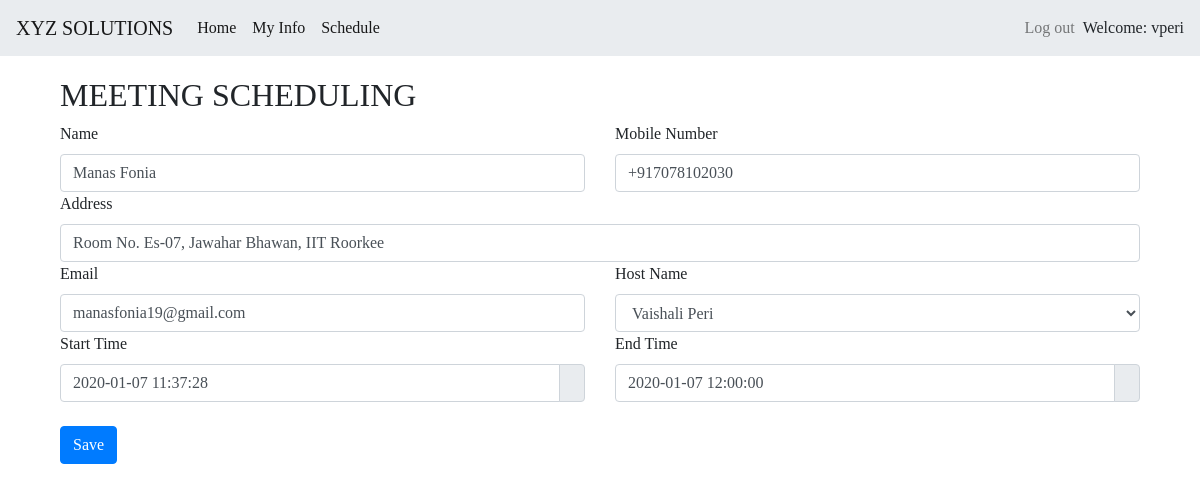
The app's page /accounts/profile/meetings/update/1/ (signed in) with its own data.
### firstapp/models.py (models this page shows, shortened)
class VisitorInfo(models.Model):
    name = models.CharField(max_length=150)
    address = models.CharField(max_length=255)
    phone = PhoneNumberField(null=False, blank=False)
    email = models.EmailField()
    host = models.ForeignKey(EmployeeInfo, on_delete=models.CASCADE)
    timestamp = models.DateTimeField(auto_now_add=True, blank=False)
    checkout = models.DateTimeField(blank=True, null=True)
    start_time = models.DateTimeField(blank=False)
    end_time = models.DateTimeField(blank=False)

### firstapp/views.py (the view)
# urls.py: path('accounts/profile/meetings/update/<int:pk>/', views.UpdateVisitor, name='edit_visitor'),
@login_required(login_url="/")
def UpdateVisitor(request, pk):
    vis_update = VisitorInfo.objects.get(id=pk)
    if request.method == 'GET':
        form = VisitorForm(instance=vis_update)
    else:
        form = VisitorForm(request.POST, instance=vis_update)
        if form.is_valid():
            form.save()
            return redirect('meetings')
    context = {
        'form': form,
    }
    return render(request, "fixmeet.html", context=context)

### firstapp/forms.py
class VisitorForm(forms.ModelForm):
    class Meta:
        model = VisitorInfo
        fields = ('name', 'address', 'phone', 'email', 'host', 'start_time', 'end_time')
        widgets = {
            'name': forms.TextInput(attrs={'class': 'form-control'}),
            'address': forms.TextInput(attrs={'class': 'form-control'}),
            'phone': forms.TextInput(attrs={'class': 'form-control'}),
            'email': forms.TextInput(attrs={'class': 'form-control'}),
            'host': forms.Select(attrs={'class': 'form-control',
                                        'onchange': 'getval(this);'}),
            'start_time': forms.DateTimeInput(attrs={'class': 'form-control'}),
            'end_time':forms.DateTimeInput(attrs={'class': 'form-control'}),
        }

### firstapp/models.py (called while the page is built)
    def __str__(self):
        return self.user.get_full_name()

### firstapp/templates/firstapp/fixmeet.html (shortened to what this page needs)
{% extends "firstapp/base.html" %}
{% block content %}
<form style="margin: 20px 60px 20px 60px;" method="POST" autocomplete="off" name="frm">
    <h2>MEETING SCHEDULING</h2>
    <div class="row">
        <div class="col col-md-6"><label>Name</label>{{ form.name }}</div>
        <div class="col col-md-6"><label>Mobile Number</label>{{ form.phone }}</div>
    </div>
    <div class="row">
        <div class="col col-md-12"><label >Address</label>{{ form.address}}</div>
    </div>
    <div class="row">
        <div class="col col-md-6"><label>Email</label>{{ form.email }}</div>
        <div class="col col-md-6"><label>Host Name</label>{{ form.host }}</div>
    </div>
    <div class="row ">
        <div class="col col-md-6"><label>Start Time</label>
           <div class="input-group date " id="datetimepicker7" data-target-input="nearest">
               {{ form.start_time }}
               <div class="input-group-append" data-target="#datetimepicker7" data-toggle="datetimepicker">
                   <div class="input-group-text"></div>
                </div>
            </div>
            </div>
        <div class="col col-md-6"><label>End Time</label>
            <div class="input-group date" id="datetimepicker8" data-target-input="nearest">
                {{ form.end_time }}
                <div class="input-group-append" data-target="#datetimepicker8" data-toggle="datetimepicker">
                    <div class="input-group-text"></div>
                </div>
            </div>
        </div>
    </div>
    <br>
    <input type="submit" class="btn btn-primary" value="Save">
</form>
{% endblock %}

### firstapp/templates/firstapp/base.html (shortened to what this page needs)
<!DOCTYPE html>
{% load static %}
<html lang="en">
<head>
    <link rel="stylesheet" href="https://stackpath.bootstrapcdn.com/bootstrap/4.3.1/css/bootstrap.min.css">
    <link rel="stylesheet" type="text/css" href="{% static 'css/firstapp.css' %}">
</head>
<body>
<nav class="navbar navbar-expand-lg navbar-light " style="background-color: #e9ecef;">
  <div class="collapse navbar-collapse" id="navbarTogglerDemo01">
    <a class="navbar-brand" href="#">XYZ SOLUTIONS </a>
    <ul class="navbar-nav mr-auto mt-2 mt-lg-0">
      <li class="nav-item active">
        <a class="nav-link" href="{% url 'profile' %}">Home <span class="sr-only">(current)</span></a>
      </li>
        {% if user.is_superuser %}
         <li class="nav-item active">
        <a class="nav-link " href="{% url 'meetings' %}">Schedule</a>
         </li>
        {% else %}
        <li class="nav-item active">
        <a class="nav-link" href="{% url 'user_edit' %}">My Info</a>
       </li>
      <li class="nav-item active">
        <a class="nav-link " href="{% url 'meet' %}">Schedule</a>
      </li>
        {% endif %}
    </ul>
      <ul class="form-inline navbar-nav  mt-2 mt-lg-0 ">
          <li class ="nav-item ">
          <a class="nav-link " href="{% url 'logout' %}" >Log out</a>
        </li>
        <li>
          <a >Welcome: {{ user.username }}</a>
        </li>
      </ul>
  </div>
</nav>
 {% block content %}
{% endblock %}
</body>
</html>

### firstapp/static/css/firstapp.css (style rules this page uses)
body { font-family: 'Slabo 27px', serif; }

### records on screen
VisitorInfo: name "Manas Fonia", phone "+917078102030", address "Room No. Es-07, Jawahar Bhawan, IIT Roorkee", email "manasfonia19@gmail.com", host "Vaishali Peri", start_time "2020-01-07 11:37:28", end_time "2020-01-07 12:00:00"

### other values on screen
{{ user.username }} "vperi"
